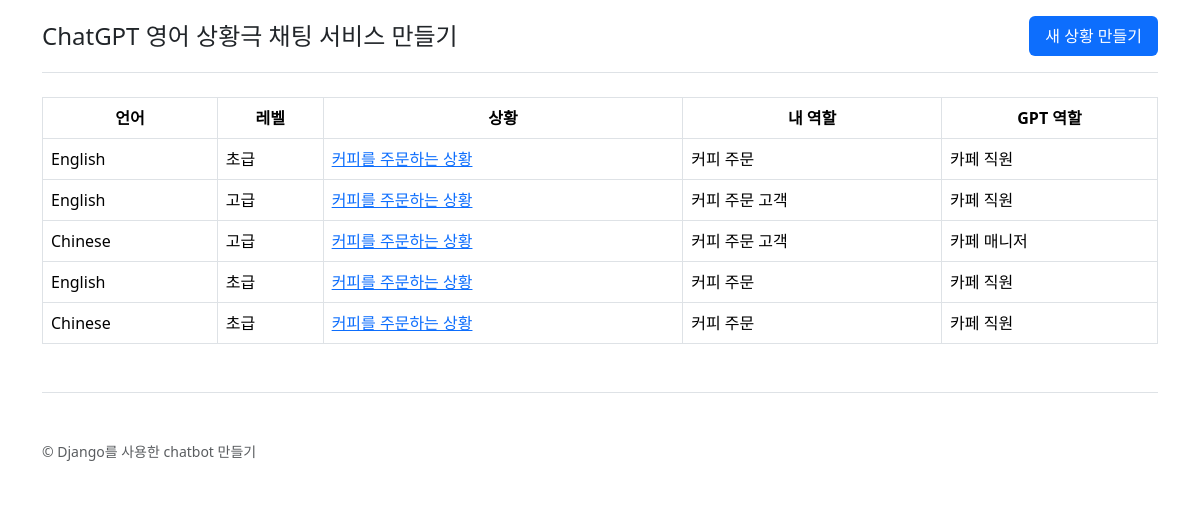
The page / (signed in) on the database as committed earlier.
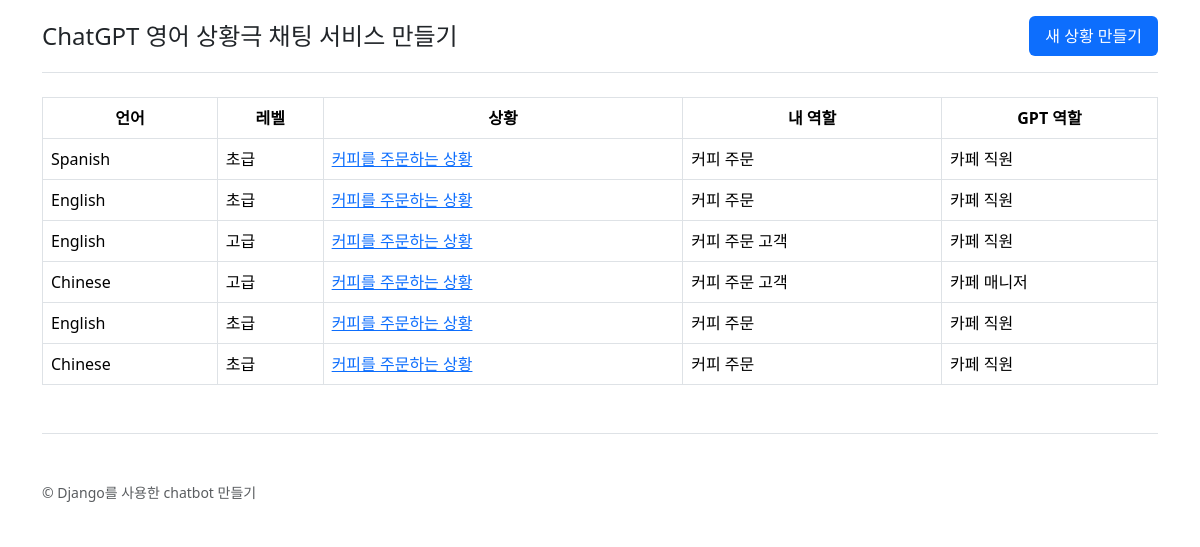
The same page on the database as committed later.
### chat/models.py (models this page shows, shortened)
class RolePlayingRoom(models.Model):
    class Language(models.TextChoices): # 입력 문자열 범위 제한(선택지)
        ENGLISH = "en-US", "English" # en-US는 db에 저장되는 값
        JAPANESE = "ja-JP", "Japanese"
        CHINESE = "zh-CN", "Chinese"
        SPANISH = "es-ES", "Spanish"
        FRENCH = "fr-FR", "French"
        GERMAN = "de-DE", "German"
        RUSSIAN = "ru-RU", "Russian"
    class Level(models.IntegerChoices): # 숫자
        BEGINNER = 1, "초급"
        ADVANCED = 2, "고급"
    class Meta: # Query set에 디폴트 정렬 방향 지정
        ordering = ["-pk"] # 기본 키의 역순 정렬
    user = models.ForeignKey(settings.AUTH_USER_MODEL, on_delete=models.CASCADE) # 생성 user 기록
    language = models.CharField(
        max_length=10,
        choices=Language.choices,
        default=Language.ENGLISH,
        verbose_name="대화 언어",
    )
    level = models.SmallIntegerField( # 1=초급, 2=고급
        choices=Level.choices, default=Level.BEGINNER, verbose_name="레벨"
    )
    situation = models.CharField(max_length=100, verbose_name="상황")
    situation_en = models.CharField(
        max_length=100,
        blank=True,
        verbose_name="상황 (영문)",
        help_text="GPT 프롬프트에 직접적으로 활용됩니다. 비워두시면, situation 필드를 번역하여 자동 반영됩니다.",
    )
    my_role = models.CharField(max_length=100, verbose_name="내 역할")
    my_role_en = models.CharField(
        max_length=100,
        blank=True,
        verbose_name="내 역할 (영문)",
        help_text="GPT 프롬프트에 직접적으로 활용됩니다. 비워두시면, my_role 필드를 번역하여 자동 반영됩니다.",
    )
    gpt_role = models.CharField(max_length=100, verbose_name="GPT 역할")
    gpt_role_en = models.CharField(
        max_length=100,
        blank=True,
        verbose_name="GPT 역할 (영문)",
        help_text="GPT 프롬프트에 직접적으로 활용됩니다. 비워두시면, gpt_role 필드를 번역하여 자동 반영됩니다.",
    )

### chat/views.py (the view)
@method_decorator(staff_member_required, name="dispatch")
class RolePlayingRoomListView(ListView):
    model = RolePlayingRoom
    def get_queryset(self):
        qs = super().get_queryset()
        qs = qs.filter(user=self.request.user)
        return qs

### chat/templates/chat/roleplayingroom_list.html
{% extends "chat/base.html" %}
{% block content %}
    <table class="table table-hover table-bordered">
        <thead>
            <tr class="text-center">
                <th>언어</th>
                <th>레벨</th>
                <th>상황</th>
                <th>내 역할</th>
                <th>GPT 역할</th>
            </tr>
        </thead>
        <tbody>
            {% for role_playing_room in object_list %}
                <tr>
                    <td>{{ role_playing_room.get_language_display }}</td>
                    <td>{{ role_playing_room.get_level_display }}</td>
                    <td>
                        <a href="{% url 'role_playing_room_detail' role_playing_room.pk %}">
                            {{ role_playing_room.situation }}
                        </a>
                    </td>
                    <td>
                        {{ role_playing_room.my_role }}
                    </td>
                    <td>
                        {{ role_playing_room.gpt_role }}
                    </td>
                </tr>
            {% empty %}
                <tr>
                    <td colspan="5">Empty</td>
                </tr>
            {% endfor %}
        </tbody>
    </table>
{% endblock %}

Rows that differ between the two databases and show on the page:
added RolePlayingRoom: language "Spanish", level "초급", situation "커피를 주문하는 상황", my_role "커피 주문", gpt_role "카페 직원"
